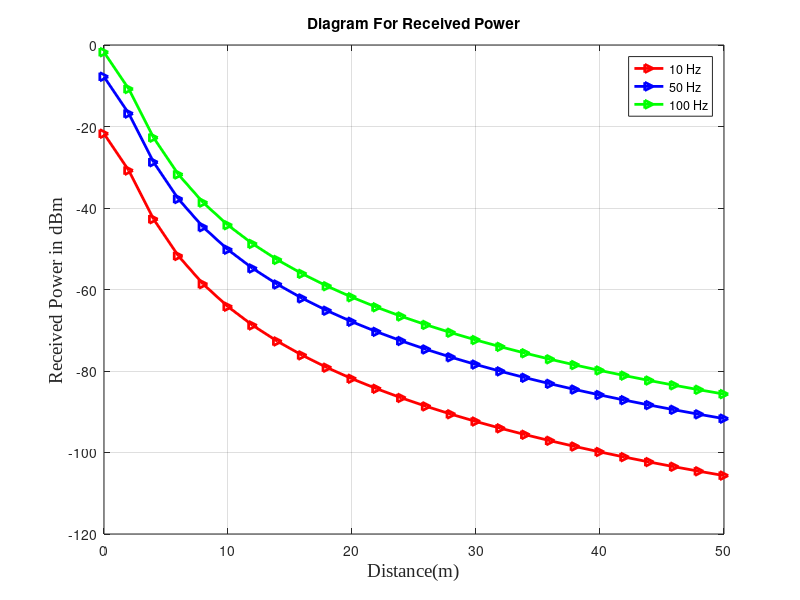

This figure's MATLAB source:
u0 = 0.4*pi*10^-7;
Nt = 100;
Nr = 100;
a = 2;
r = 2;
r_d = 0:2:50;
M = (u0 * pi * Nt * Nr * a^4) / ( 2 * ( sqrt(r^2 + a^2) ^3) );
M_d = (0.5 * u0 * pi * Nt * Nr * a^4) ./ ( ( sqrt(r_d.^2 + a^2).^3 ) );

R_L = 1000;
R_L_1 = 3.14; 
R_L_2 = 3.14;
R_s = 9;
C = 1.8*10^-7;
L = 5.46*10^-3;
f_k = 2*pi*10;
f = 0:0.1:1000;
U_0 = 10;
omg = (2*pi).*f;
P_omg =  10 * log10( U_0^2 * ( (f_k*f_k)/(2*R_L_2*(R_L_1+R_s)^2) ) * ( M_d.^2) );

figure(1)
plot(r_d, P_omg,'r->','lineWidth',2);
hold on;
f_k = 2*pi*50;
omg = (2*pi).*50;
M = (u0 * pi * Nt * Nr * a^4) / ( 2 * ( sqrt(r^2 + a^2) ^3) );
M_d = (0.5 * u0 * pi * Nt * Nr * a^4) ./ ( ( sqrt(r_d.^2 + a^2).^3 ) );
P_omg =  10 * log10( U_0^2 * ( (f_k*f_k)/(2*R_L_2*(R_L_1+R_s)^2) ) * ( M_d.^2) );
plot(r_d, P_omg,'b->','lineWidth',2);

grid on;
hold on;
Nt = 100;
Nr = 100;
a = 2;
r = 25;
M = (u0 * pi * Nt * Nr * a^4) / ( 2 * ( sqrt(r^2 + a^2) ^3) );
M_d = (0.5 * u0 * pi * Nt * Nr * a^4) ./ ( ( sqrt(r_d.^2 + a^2).^3 ) );
f_k = 2*pi*100;
omg = (2*pi).*100;
P_omg =  10 * log10( U_0^2 * ( (f_k*f_k)/(2*R_L_2*(R_L_1+R_s)^2) ) * ( M_d.^2) );
plot(r_d, P_omg,'g->','lineWidth',2);


grid on;
title('Diagram For Received Power');
legend('Received Power');
xlabel('Distance(m)','Fontname', 'Times New Roman','FontSize',14);
ylabel('Received Power in dBm','Fontname', 'Times New Roman','FontSize',14);
legend('10 Hz', '50 Hz', '100 Hz');